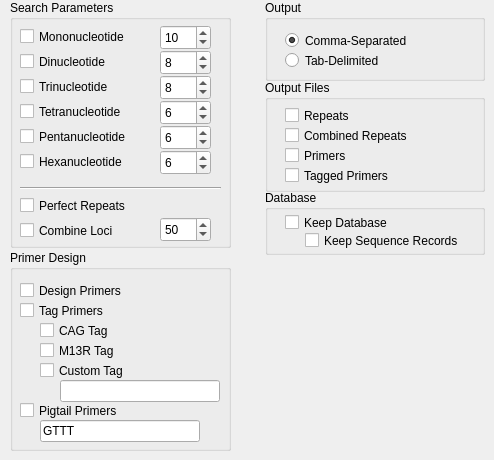
   <widget class="QWidget" name="tab">
    <attribute name="title">
     <string>General</string>
    </attribute>
    <widget class="QGroupBox" name="groupBox">
     <property name="geometry">
      <rect>
       <x>10</x>
       <y>0</y>
       <width>221</width>
       <height>248</height>
      </rect>
     </property>
     <property name="title">
      <string>Search Parameters</string>
     </property>
     <widget class="QCheckBox" name="dinucCheckBox">
      <property name="geometry">
       <rect>
        <x>10</x>
        <y>46</y>
        <width>115</width>
        <height>31</height>
       </rect>
      </property>
      <property name="text">
       <string>Dinucleotide</string>
      </property>
     </widget>
     <widget class="QCheckBox" name="pentanucCheckBox">
      <property name="geometry">
       <rect>
        <x>10</x>
        <y>121</y>
        <width>120</width>
        <height>31</height>
       </rect>
      </property>
      <property name="text">
       <string>Pentanucleotide</string>
      </property>
     </widget>
     <widget class="QCheckBox" name="trinucCheckBox">
      <property name="geometry">
       <rect>
        <x>10</x>
        <y>71</y>
        <width>120</width>
        <height>31</height>
       </rect>
      </property>
      <property name="text">
       <string>Trinucleotide</string>
      </property>
     </widget>
     <widget class="QCheckBox" name="hexanucCheckBox">
      <property name="geometry">
       <rect>
        <x>10</x>
        <y>146</y>
        <width>120</width>
        <height>31</height>
       </rect>
      </property>
      <property name="text">
       <string>Hexanucleotide</string>
      </property>
     </widget>
     <widget class="QCheckBox" name="tetranucCheckBox">
      <property name="geometry">
       <rect>
        <x>10</x>
        <y>96</y>
        <width>120</width>
        <height>31</height>
       </rect>
      </property>
      <property name="text">
       <string>Tetranucleotide</string>
      </property>
     </widget>
     <widget class="QCheckBox" name="combineLociCheckBox">
      <property name="geometry">
       <rect>
        <x>10</x>
        <y>215</y>
        <width>131</width>
        <height>31</height>
       </rect>
      </property>
      <property name="text">
       <string>Combine Loci</string>
      </property>
     </widget>
     <widget class="Line" name="line">
      <property name="geometry">
       <rect>
        <x>10</x>
        <y>180</y>
        <width>201</width>
        <height>16</height>
       </rect>
      </property>
      <property name="orientation">
       <enum>Qt::Horizontal</enum>
      </property>
     </widget>
     <widget class="QCheckBox" name="perfectRepeatsCheckBox">
      <property name="geometry">
       <rect>
        <x>10</x>
        <y>190</y>
        <width>131</width>
        <height>31</height>
       </rect>
      </property>
      <property name="text">
       <string>Perfect Repeats</string>
      </property>
     </widget>
     <widget class="QCheckBox" name="mononucCheckBox">
      <property name="geometry">
       <rect>
        <x>10</x>
        <y>21</y>
        <width>121</width>
        <height>31</height>
       </rect>
      </property>
      <property name="text">
       <string>Mononucleotide</string>
      </property>
     </widget>
     <widget class="QSpinBox" name="mononucSpinBox">
      <property name="geometry">
       <rect>
        <x>150</x>
        <y>25</y>
        <width>51</width>
        <height>25</height>
       </rect>
      </property>
      <property name="maximum">
       <number>100</number>
      </property>
      <property name="value">
       <number>10</number>
      </property>
     </widget>
     <widget class="QSpinBox" name="dinucSpinBox">
      <property name="geometry">
       <rect>
        <x>150</x>
        <y>50</y>
        <width>51</width>
        <height>25</height>
       </rect>
      </property>
      <property name="maximum">
       <number>100</number>
      </property>
      <property name="value">
       <number>8</number>
      </property>
     </widget>
     <widget class="QSpinBox" name="trinucSpinBox">
      <property name="geometry">
       <rect>
        <x>150</x>
        <y>75</y>
        <width>51</width>
        <height>25</height>
       </rect>
      </property>
      <property name="maximum">
       <number>100</number>
      </property>
      <property name="value">
       <number>8</number>
      </property>
     </widget>
     <widget class="QSpinBox" name="tetranucSpinBox">
      <property name="geometry">
       <rect>
        <x>150</x>
        <y>100</y>
        <width>51</width>
        <height>25</height>
       </rect>
      </property>
      <property name="maximum">
       <number>100</number>
      </property>
      <property name="value">
       <number>6</number>
      </property>
     </widget>
     <widget class="QSpinBox" name="pentanucSpinBox">
      <property name="geometry">
       <rect>
        <x>150</x>
        <y>125</y>
        <width>51</width>
        <height>25</height>
       </rect>
      </property>
      <property name="maximum">
       <number>100</number>
      </property>
      <property name="value">
       <number>6</number>
      </property>
     </widget>
     <widget class="QSpinBox" name="hexanucSpinBox">
      <property name="geometry">
       <rect>
        <x>150</x>
        <y>150</y>
        <width>51</width>
        <height>25</height>
       </rect>
      </property>
      <property name="maximum">
       <number>100</number>
      </property>
      <property name="value">
       <number>6</number>
      </property>
     </widget>
     <widget class="QSpinBox" name="combineLociDistanceSpinBox">
      <property name="geometry">
       <rect>
        <x>150</x>
        <y>217</y>
        <width>51</width>
        <height>25</height>
       </rect>
      </property>
      <property name="maximum">
       <number>5000</number>
      </property>
      <property name="value">
       <number>50</number>
      </property>
     </widget>
    </widget>
    <widget class="QGroupBox" name="groupBox_2">
     <property name="geometry">
      <rect>
       <x>10</x>
       <y>250</y>
       <width>221</width>
       <height>201</height>
      </rect>
     </property>
     <property name="title">
      <string>Primer Design</string>
     </property>
     <widget class="QCheckBox" name="designPrimersCheckBox">
      <property name="geometry">
       <rect>
        <x>10</x>
        <y>30</y>
        <width>151</width>
        <height>21</height>
       </rect>
      </property>
      <property name="text">
       <string>Design Primers</string>
      </property>
     </widget>
     <widget class="QCheckBox" name="tagPrimersCheckBox">
      <property name="geometry">
       <rect>
        <x>10</x>
        <y>50</y>
        <width>151</width>
        <height>21</height>
       </rect>
      </property>
      <property name="text">
       <string>Tag Primers</string>
      </property>
     </widget>
     <widget class="QCheckBox" name="pigtailPrimersCheckBox">
      <property name="geometry">
       <rect>
        <x>10</x>
        <y>150</y>
        <width>171</width>
        <height>21</height>
       </rect>
      </property>
      <property name="text">
       <string>Pigtail Primers</string>
      </property>
     </widget>
     <widget class="QCheckBox" name="cagTagCheckBox">
      <property name="geometry">
       <rect>
        <x>30</x>
        <y>70</y>
        <width>151</width>
        <height>21</height>
       </rect>
      </property>
      <property name="text">
       <string>CAG Tag</string>
      </property>
      <property name="checked">
       <bool>false</bool>
      </property>
     </widget>
     <widget class="QCheckBox" name="m13rCheckBox">
      <property name="geometry">
       <rect>
        <x>30</x>
        <y>90</y>
        <width>151</width>
        <height>21</height>
       </rect>
      </property>
      <property name="text">
       <string>M13R Tag</string>
      </property>
      <property name="checked">
       <bool>false</bool>
      </property>
     </widget>
     <widget class="QCheckBox" name="customTagCheckBox">
      <property name="geometry">
       <rect>
        <x>30</x>
        <y>110</y>
        <width>151</width>
        <height>21</height>
       </rect>
      </property>
      <property name="text">
       <string>Custom Tag</string>
      </property>
     </widget>
     <widget class="QLineEdit" name="customTagLineEdit">
      <property name="geometry">
       <rect>
        <x>50</x>
        <y>130</y>
        <width>160</width>
        <height>22</height>
       </rect>
      </property>
      <property name="autoFillBackground">
       <bool>false</bool>
      </property>
      <property name="inputMethodHints">
       <set>Qt::ImhNone</set>
      </property>
      <property name="text">
       <string/>
      </property>
     </widget>
     <widget class="QLineEdit" name="pigtailPrimersTagLineEdit">
      <property name="geometry">
       <rect>
        <x>30</x>
        <y>170</y>
        <width>160</width>
        <height>22</height>
       </rect>
      </property>
      <property name="autoFillBackground">
       <bool>false</bool>
      </property>
      <property name="inputMethodHints">
       <set>Qt::ImhNone</set>
      </property>
      <property name="text">
       <string>GTTT</string>
      </property>
     </widget>
    </widget>
    <widget class="QGroupBox" name="groupBox_4">
     <property name="geometry">
      <rect>
       <x>265</x>
       <y>0</y>
       <width>220</width>
       <height>81</height>
      </rect>
     </property>
     <property name="title">
      <string>Output</string>
     </property>
     <widget class="QRadioButton" name="commaSeparatedRadioButton">
      <property name="geometry">
       <rect>
        <x>20</x>
        <y>30</y>
        <width>151</width>
        <height>21</height>
       </rect>
      </property>
      <property name="text">
       <string>Comma-Separated</string>
      </property>
      <property name="checked">
       <bool>true</bool>
      </property>
     </widget>
     <widget class="QRadioButton" name="tabDelimitedRadioButton">
      <property name="geometry">
       <rect>
        <x>20</x>
        <y>50</y>
        <width>151</width>
        <height>21</height>
       </rect>
      </property>
      <property name="text">
       <string>Tab-Delimited</string>
      </property>
     </widget>
    </widget>
    <widget class="QGroupBox" name="groupBox_3">
     <property name="geometry">
      <rect>
       <x>265</x>
       <y>80</y>
       <width>220</width>
       <height>112</height>
      </rect>
     </property>
     <property name="title">
      <string>Output Files</string>
     </property>
     <widget class="QCheckBox" name="taggedPrimersCheckBox">
      <property name="geometry">
       <rect>
        <x>20</x>
        <y>80</y>
        <width>161</width>
        <height>31</height>
       </rect>
      </property>
      <property name="text">
       <string>Tagged Primers</string>
      </property>
     </widget>
     <widget class="QCheckBox" name="combinedRepeatsCheckBox">
      <property name="geometry">
       <rect>
        <x>20</x>
        <y>40</y>
        <width>161</width>
        <height>31</height>
       </rect>
      </property>
      <property name="text">
       <string>Combined Repeats</string>
      </property>
     </widget>
     <widget class="QCheckBox" name="primersCheckBox">
      <property name="geometry">
       <rect>
        <x>20</x>
        <y>60</y>
        <width>161</width>
        <height>31</height>
       </rect>
      </property>
      <property name="text">
       <string>Primers</string>
      </property>
     </widget>
     <widget class="QCheckBox" name="repeatsCheckBox">
      <property name="geometry">
       <rect>
        <x>20</x>
        <y>20</y>
        <width>161</width>
        <height>31</height>
       </rect>
      </property>
      <property name="text">
       <string>Repeats</string>
      </property>
     </widget>
     <widget class="QGroupBox" name="groupBox_8">
      <property name="geometry">
       <rect>
        <x>0</x>
        <y>110</y>
        <width>161</width>
        <height>80</height>
       </rect>
      </property>
      <property name="title">
       <string>GroupBox</string>
      </property>
     </widget>
    </widget>
    <widget class="QGroupBox" name="groupBox_9">
     <property name="geometry">
      <rect>
       <x>265</x>
       <y>190</y>
       <width>220</width>
       <height>65</height>
      </rect>
     </property>
     <property name="title">
      <string>Database</string>
     </property>
     <widget class="QCheckBox" name="keepDatabaseCheckBox">
      <property name="geometry">
       <rect>
        <x>20</x>
        <y>22</y>
        <width>151</width>
        <height>21</height>
       </rect>
      </property>
      <property name="text">
       <string>Keep Database</string>
      </property>
     </widget>
     <widget class="QCheckBox" name="keepDbaseSequenceRecords">
      <property name="geometry">
       <rect>
        <x>40</x>
        <y>40</y>
        <width>171</width>
        <height>21</height>
       </rect>
      </property>
      <property name="text">
       <string>Keep Sequence Records</string>
      </property>
     </widget>
    </widget>
   </widget>
